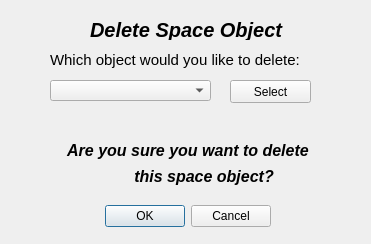
<?xml version="1.0" encoding="UTF-8"?>
<ui version="4.0">
 <class>DeleteSpaceObject</class>
 <widget class="QDialog" name="DeleteSpaceObject">
  <property name="geometry">
   <rect>
    <x>0</x>
    <y>0</y>
    <width>371</width>
    <height>244</height>
   </rect>
  </property>
  <property name="windowTitle">
   <string>Delete fake space object</string>
  </property>
  <widget class="QDialogButtonBox" name="buttonBox">
   <property name="geometry">
    <rect>
     <x>-70</x>
     <y>200</y>
     <width>341</width>
     <height>32</height>
    </rect>
   </property>
   <property name="orientation">
    <enum>Qt::Horizontal</enum>
   </property>
   <property name="standardButtons">
    <set>QDialogButtonBox::Cancel|QDialogButtonBox::Ok</set>
   </property>
  </widget>
  <widget class="QLabel" name="label">
   <property name="geometry">
    <rect>
     <x>90</x>
     <y>20</y>
     <width>211</width>
     <height>20</height>
    </rect>
   </property>
   <property name="font">
    <font>
     <pointsize>15</pointsize>
     <weight>75</weight>
     <italic>true</italic>
     <bold>true</bold>
    </font>
   </property>
   <property name="text">
    <string>Delete Space Object</string>
   </property>
  </widget>
  <widget class="QWidget" name="layoutWidget">
   <property name="geometry">
    <rect>
     <x>50</x>
     <y>140</y>
     <width>271</width>
     <height>46</height>
    </rect>
   </property>
   <layout class="QVBoxLayout" name="verticalLayout">
    <item>
     <widget class="QLabel" name="label_2">
      <property name="font">
       <font>
        <pointsize>12</pointsize>
        <weight>75</weight>
        <italic>true</italic>
        <bold>true</bold>
       </font>
      </property>
      <property name="text">
       <string>    Are you sure you want to delete</string>
      </property>
     </widget>
    </item>
    <item>
     <widget class="QLabel" name="label_3">
      <property name="font">
       <font>
        <pointsize>12</pointsize>
        <weight>75</weight>
        <italic>true</italic>
        <bold>true</bold>
       </font>
      </property>
      <property name="text">
       <string>                   this space object?</string>
      </property>
     </widget>
    </item>
   </layout>
  </widget>
  <widget class="QPushButton" name="pushButton">
   <property name="geometry">
    <rect>
     <x>230</x>
     <y>80</y>
     <width>81</width>
     <height>23</height>
    </rect>
   </property>
   <property name="text">
    <string>Select</string>
   </property>
  </widget>
  <widget class="QComboBox" name="comboBox">
   <property name="geometry">
    <rect>
     <x>50</x>
     <y>80</y>
     <width>161</width>
     <height>21</height>
    </rect>
   </property>
  </widget>
  <widget class="QLabel" name="label_15">
   <property name="geometry">
    <rect>
     <x>50</x>
     <y>50</y>
     <width>261</width>
     <height>20</height>
    </rect>
   </property>
   <property name="font">
    <font>
     <pointsize>11</pointsize>
     <weight>50</weight>
     <bold>false</bold>
    </font>
   </property>
   <property name="text">
    <string>Which object would you like to delete:</string>
   </property>
  </widget>
 </widget>
 <resources/>
 <connections>
  <connection>
   <sender>buttonBox</sender>
   <signal>accepted()</signal>
   <receiver>DeleteSpaceObject</receiver>
   <slot>accept()</slot>
   <hints>
    <hint type="sourcelabel">
     <x>248</x>
     <y>254</y>
    </hint>
    <hint type="destinationlabel">
     <x>157</x>
     <y>274</y>
    </hint>
   </hints>
  </connection>
  <connection>
   <sender>buttonBox</sender>
   <signal>rejected()</signal>
   <receiver>DeleteSpaceObject</receiver>
   <slot>reject()</slot>
   <hints>
    <hint type="sourcelabel">
     <x>316</x>
     <y>260</y>
    </hint>
    <hint type="destinationlabel">
     <x>286</x>
     <y>274</y>
    </hint>
   </hints>
  </connection>
 </connections>
</ui>
